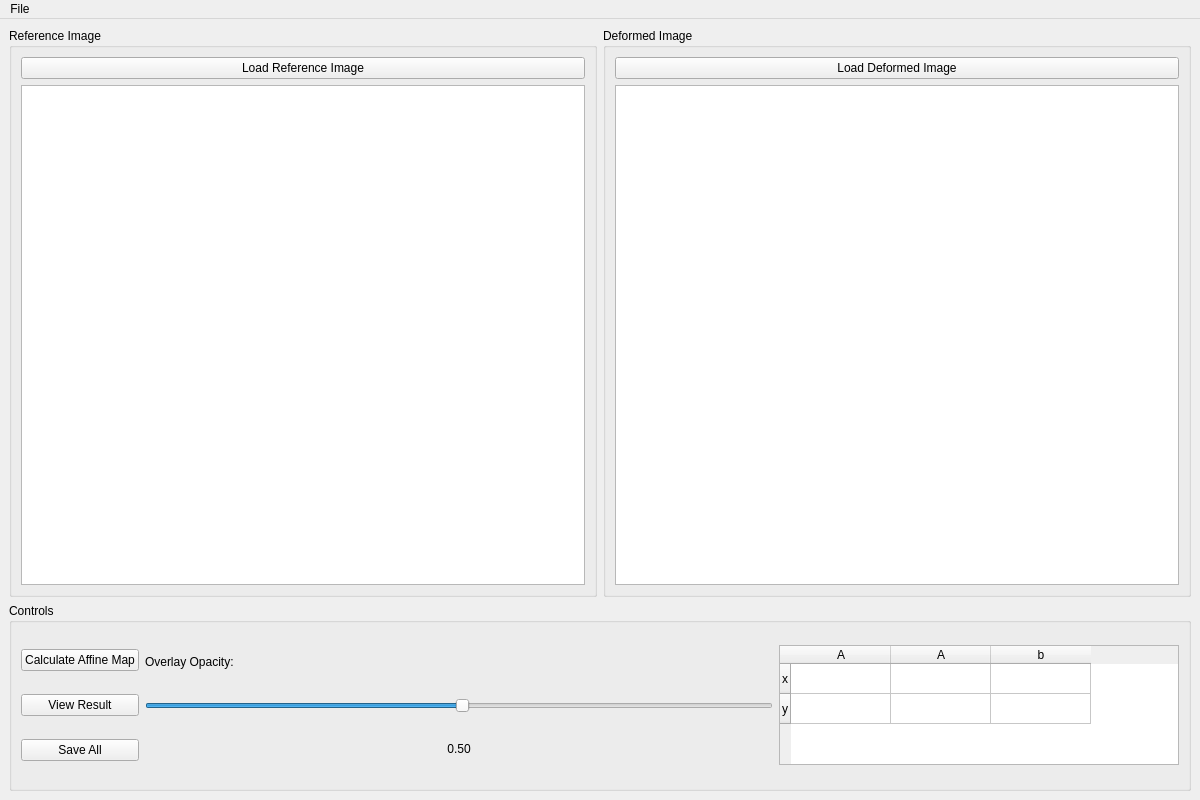
<?xml version="1.0" encoding="UTF-8"?>
<ui version="4.0">
 <class>MainWindow</class>
 <widget class="QMainWindow" name="MainWindow">
  <property name="geometry">
   <rect>
    <x>0</x>
    <y>0</y>
    <width>1200</width>
    <height>800</height>
   </rect>
  </property>
  <property name="windowTitle">
   <string>Image Affine Mapping Tool</string>
  </property>
  <widget class="QWidget" name="centralwidget">
   <layout class="QVBoxLayout" name="mainLayout">
    <item>
     <layout class="QHBoxLayout" name="imageLayout">
      <!-- Left side - Reference Image -->
      <item>
       <widget class="QGroupBox" name="referenceGroup">
        <property name="title">
         <string>Reference Image</string>
        </property>
        <layout class="QVBoxLayout" name="referenceLayout">
         <item>
          <widget class="QPushButton" name="load_reference_button">
           <property name="text">
            <string>Load Reference Image</string>
           </property>
          </widget>
         </item>
         <item>
          <widget class="ClickableGraphicsView" name="reference_view">
           <property name="minimumSize">
            <size>
             <width>500</width>
             <height>500</height>
            </size>
           </property>
          </widget>
         </item>
        </layout>
       </widget>
      </item>
      <!-- Right side - Deformed Image -->
      <item>
       <widget class="QGroupBox" name="deformedGroup">
        <property name="title">
         <string>Deformed Image</string>
        </property>
        <layout class="QVBoxLayout" name="deformedLayout">
         <item>
          <widget class="QPushButton" name="load_deformed_button">
           <property name="text">
            <string>Load Deformed Image</string>
           </property>
          </widget>
         </item>
         <item>
          <widget class="ClickableGraphicsView" name="deformed_view">
           <property name="minimumSize">
            <size>
             <width>500</width>
             <height>500</height>
            </size>
           </property>
          </widget>
         </item>
        </layout>
       </widget>
      </item>
     </layout>
    </item>
    <!-- Bottom Controls -->
    <item>
     <widget class="QGroupBox" name="controlsGroup">
      <property name="title">
       <string>Controls</string>
      </property>
      <layout class="QHBoxLayout" name="controlsLayout">
       <item>
        <layout class="QVBoxLayout" name="buttonLayout">
         <item>
          <widget class="QPushButton" name="calculate_button">
           <property name="text">
            <string>Calculate Affine Map</string>
           </property>
          </widget>
         </item>
         <item>
          <widget class="QPushButton" name="view_result_button">
           <property name="text">
            <string>View Result</string>
           </property>
          </widget>
         </item>
         <item>
          <widget class="QPushButton" name="save_all_button">
           <property name="text">
            <string>Save All</string>
           </property>
          </widget>
         </item>
        </layout>
       </item>
       <item>
        <layout class="QVBoxLayout" name="opacityLayout">
         <item>
          <widget class="QLabel" name="opacity_title">
           <property name="text">
            <string>Overlay Opacity:</string>
           </property>
          </widget>
         </item>
         <item>
          <widget class="QSlider" name="opacity_slider">
           <property name="orientation">
            <enum>Qt::Horizontal</enum>
           </property>
           <property name="value">
            <number>50</number>
           </property>
          </widget>
         </item>
         <item>
          <widget class="QLabel" name="opacity_label">
           <property name="text">
            <string>0.50</string>
           </property>
           <property name="alignment">
            <set>Qt::AlignCenter</set>
           </property>
          </widget>
         </item>
        </layout>
       </item>
       <item>
        <widget class="QTableWidget" name="affine_table">
         <property name="minimumSize">
          <size>
           <width>300</width>
           <height>100</height>
          </size>
         </property>
         <property name="maximumSize">
          <size>
           <width>400</width>
           <height>120</height>
          </size>
         </property>
         <row>
          <property name="text">
           <string>x</string>
          </property>
         </row>
         <row>
          <property name="text">
           <string>y</string>
          </property>
         </row>
         <column>
          <property name="text">
           <string>A</string>
          </property>
         </column>
         <column>
          <property name="text">
           <string>A</string>
          </property>
         </column>
         <column>
          <property name="text">
           <string>b</string>
          </property>
         </column>
        </widget>
       </item>
      </layout>
     </widget>
    </item>
   </layout>
  </widget>
  <widget class="QMenuBar" name="menuBar">
   <property name="geometry">
    <rect>
     <x>0</x>
     <y>0</y>
     <width>1200</width>
     <height>30</height>
    </rect>
   </property>
   <widget class="QMenu" name="menuFile">
    <property name="title">
     <string>File</string>
    </property>
    <addaction name="load_reference_action"/>
    <addaction name="load_deformed_action"/>
    <addaction name="save_transformed_action"/>
   </widget>
   <addaction name="menuFile"/>
  </widget>
  <action name="load_reference_action">
   <property name="text">
    <string>Load Reference Image...</string>
   </property>
  </action>
  <action name="load_deformed_action">
   <property name="text">
    <string>Load Deformed Image...</string>
   </property>
  </action>
  <action name="save_transformed_action">
   <property name="text">
    <string>Save Transformed Image As...</string>
   </property>
  </action>
 </widget>
 <customwidgets>
  <customwidget>
   <class>ClickableGraphicsView</class>
   <extends>QGraphicsView</extends>
   <header>image_mapper</header>
  </customwidget>
 </customwidgets>
 <resources/>
 <connections/>
</ui>
